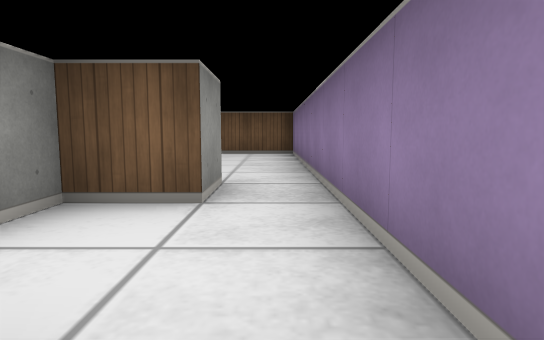
View 1 (above)

12 first-person views from a walk through a cub3D ray-caster map. The camera is about half as high as the walls, tilts 6° down and sees 75° across. The floor is counted in squares. Each view is taken from the middle of a square. On the plan, view 1 faces up. The plan holds only what a view shows up to about 9 squares ahead; the rest is blank.

View 2
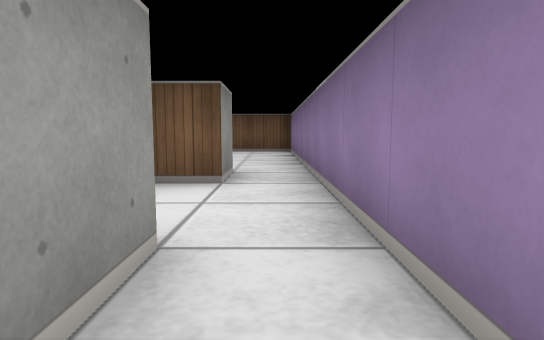

View 3
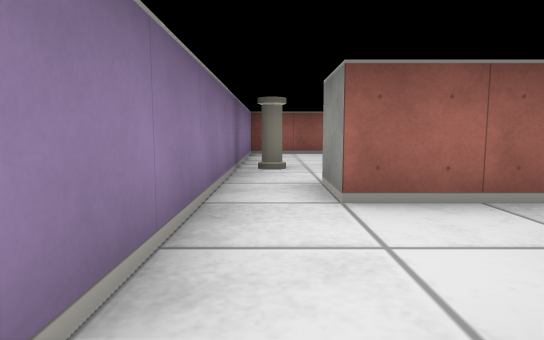

View 4
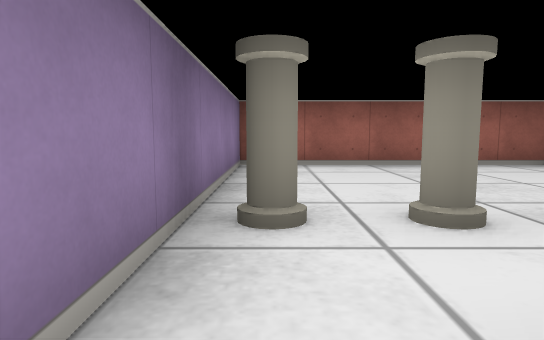

View 5
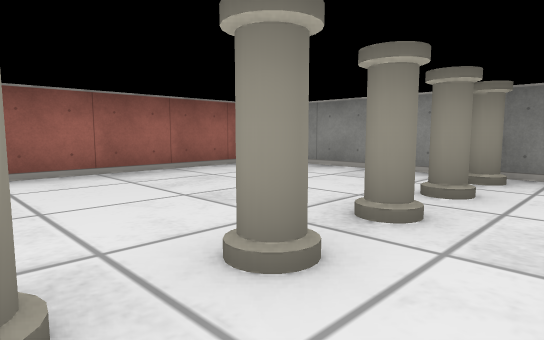

View 6
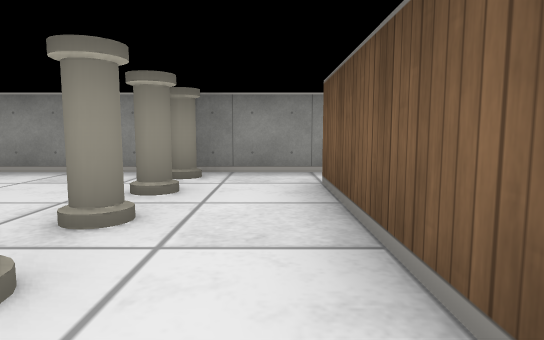

View 7
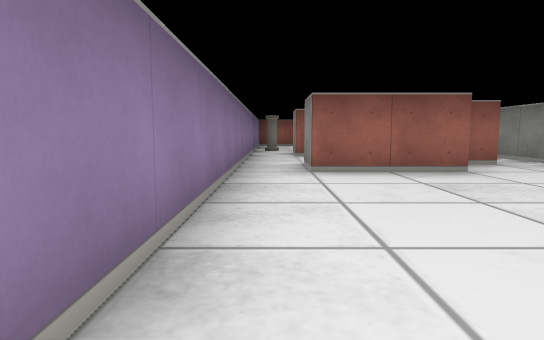

View 8
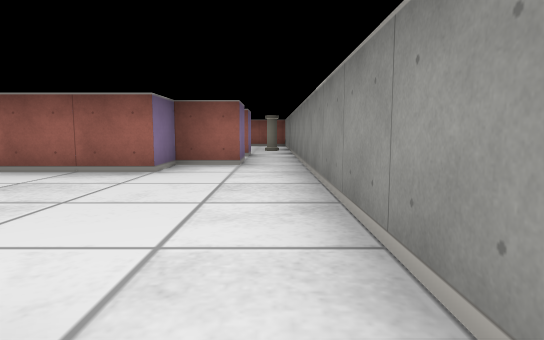

View 9
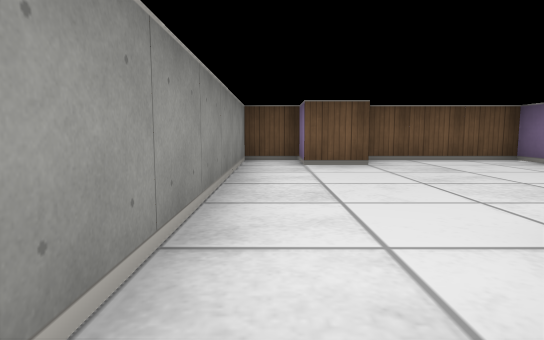

View 10
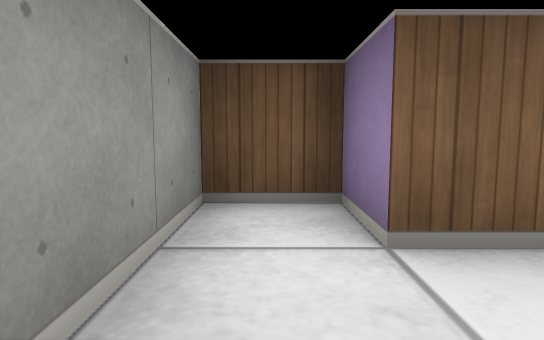

View 11
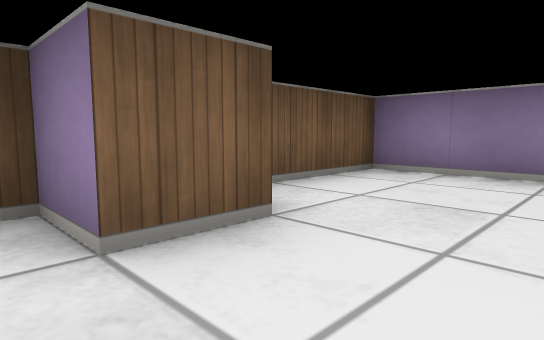

View 12
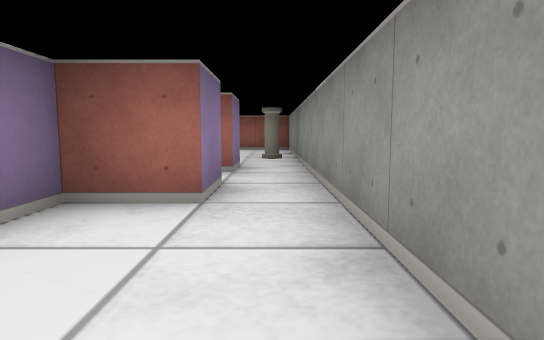

### Floor plan
Points are (right, up) in squares from view 1. A wall is a line through its corners. A room is listed if a view was taken in it or the views show most of it. See-through windows are left out.
Room 1 (views 1, 2, 4, 5, 6)
walls: (-4.2, -5.5) (0.5, -5.5) (0.5, 0.5); (-4.5, -0.6) (-4.5, -4.8); (-0.5, 0.5) (-0.5, -0.5) (-3.5, -0.5)
ways out: opening at (0, 0) to room 2; opening at (-4, 0) to room 4
objects: pillar (-4, -2); pillar (-3, -2); pillar (-2, -2); pillar (-1, -2); pillar (0, -2)
Room 2 (view 3)
walls: (-0.5, 3.5) (-0.5, 2.5) (-1.5, 2.5) (-1.5, 1.9); (0.5, 0.5) (0.5, 3.5); (-1.5, 0.5) (-0.5, 0.5)
ways out: opening at (0, 0) to room 1; opening at (0, 4) to room 3; opening at (-2, 1) to room 4
Room 3 (views 7, 8, 10, 11, 12)
walls: (-2.4, 7.5) (-3.5, 7.5) (-3.5, 8.5) (-4.5, 8.5) (-4.5, 2.6); (0.5, 3.5) (0.5, 8.5) (-2.2, 8.5); (-3.5, 2.5) (-2.5, 2.5) (-2.5, 3.5) (-0.5, 3.5)
ways out: opening at (0, 4) to room 2; opening at (-4, 2) to room 4
Room 4 (view 9)
walls: (-3.5, 1.5) (-3.5, 2.5); (-3.5, -0.5) (-3.5, 0.5) (-1.5, 0.5); (-4.5, 2.6) (-4.5, -0.6)
ways out: opening at (-4, 0) to room 1; opening at (-2, 1) to room 2; opening at (-4, 2) to room 3

Where each view was taken, in squares from view 1:
view 1: 0 up, 0 right, facing up
view 2: 1 down, 0 right, facing up
view 3: 3 up, 0 right, facing down
view 4: 0 up, 0 right, facing down
view 5: 1 down, 0 right, facing down-left
view 6: 1 down, 0 right, facing left
view 7: 8 up, 0 right, facing down
view 8: 8 up, 4 left, facing down
view 9: 2 up, 4 left, facing up
view 10: 6 up, 4 left, facing up
view 11: 6 up, 4 left, facing up-right
view 12: 5 up, 4 left, facing down
